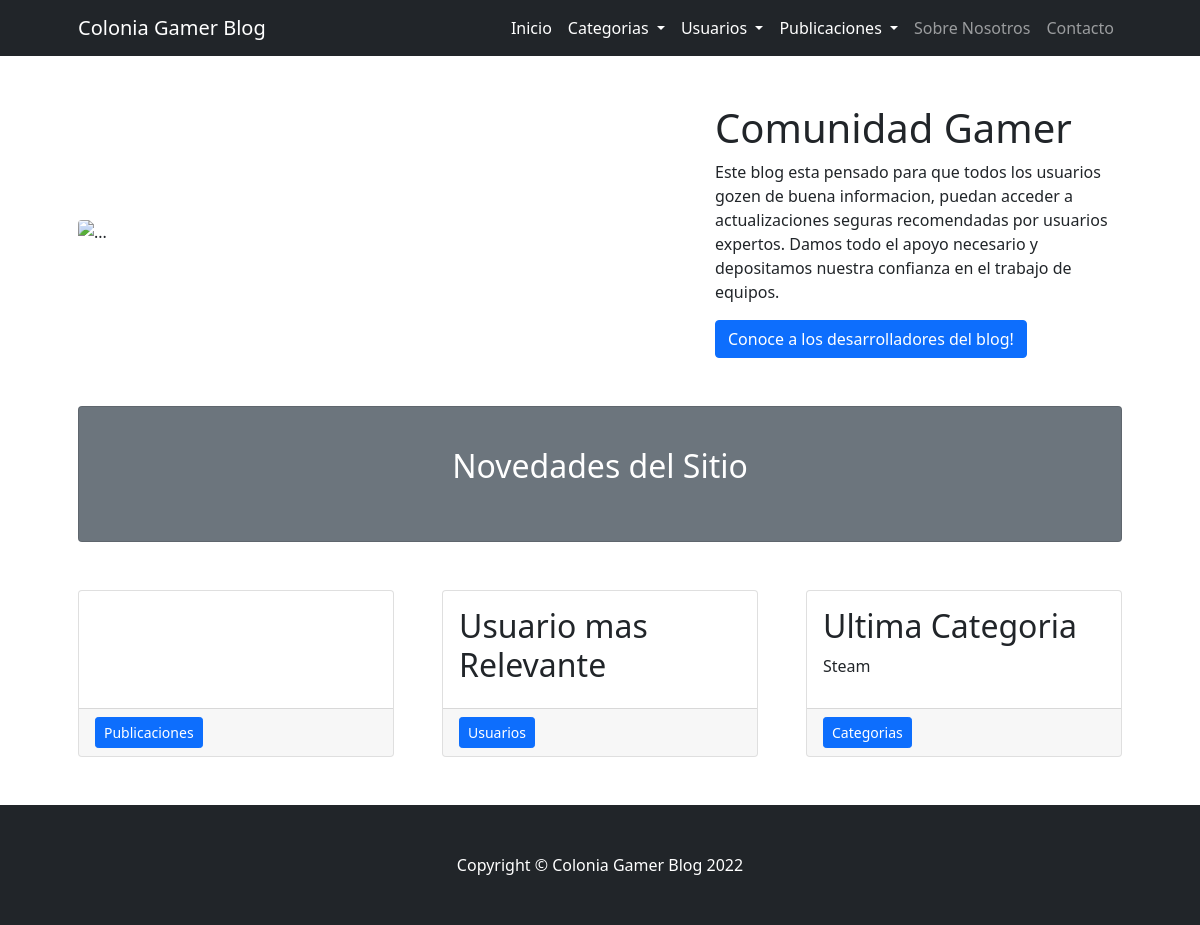
The app's page /, older data.
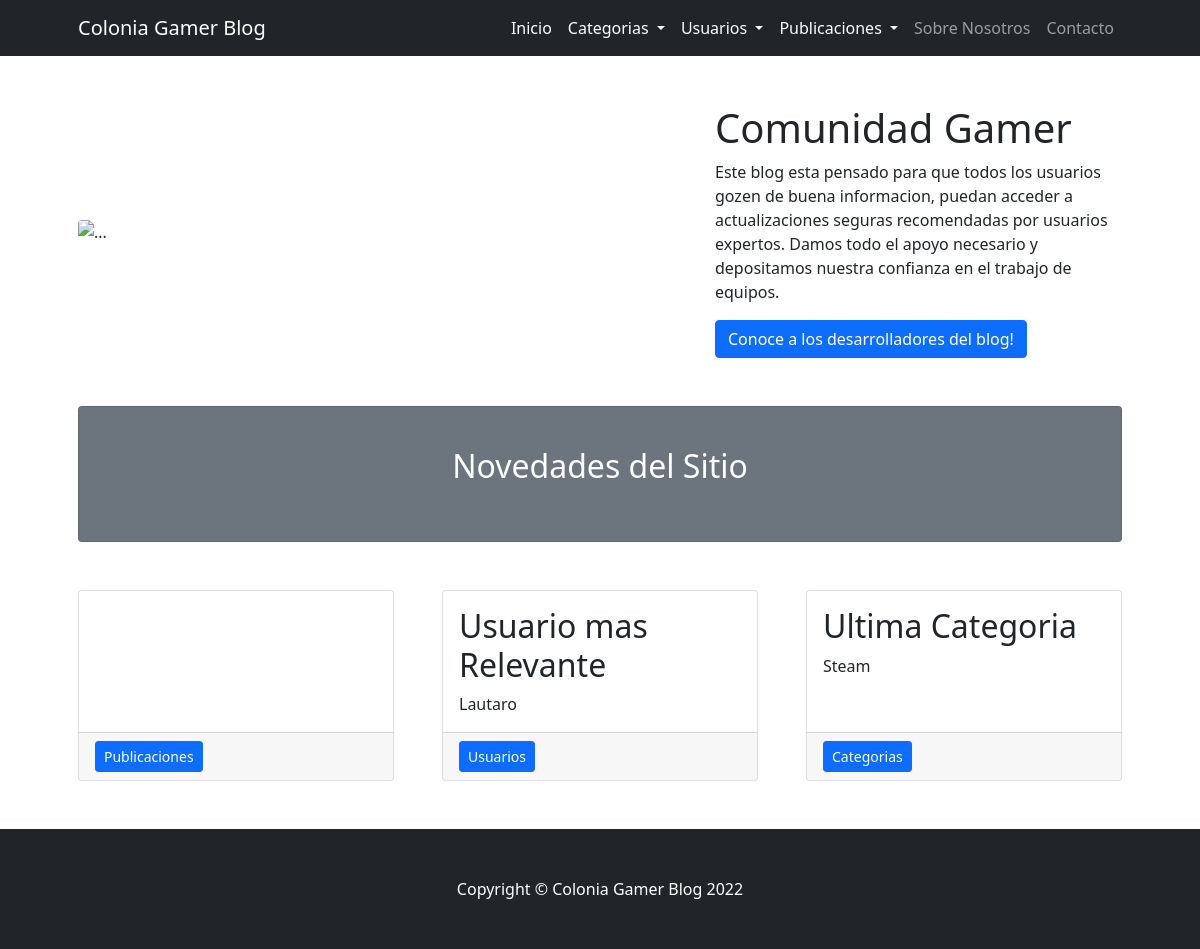
The same page, newer data.
### BlogApp/models.py (models this page shows)
class Categorias(models.Model):
  Rubro = models.CharField(max_length=50)
  Descripcion = models.CharField(max_length=200)

class Usuario(models.Model):
  Nombre= models.CharField(max_length=30)
  Apellido= models.CharField(max_length=30)
  Email=models.EmailField()
  Pais=models.CharField(max_length=30)
  Edad=models.IntegerField()

### BlogApp/views.py (the view)
# urls.py: path("", views.inicio, name="inicio"),
def inicio(request):
  public= Publicacion.objects.all()[:1]
  usuar=Usuario.objects.all()[0:1]
  categ=Categorias.objects.all()[1:2]
  return render(request,"BlogApp/inicio.html",{'public':public,'usuar':usuar,'categ':categ})

### BlogApp/templates/BlogApp/inicio.html (shortened to what this page needs)
{% extends "BlogApp/base.html" %}
{% block contenido %}
<div class="container px-4 px-lg-5">
  <div class="row gx-4 gx-lg-5 align-items-center my-5">
      <div class="col-lg-7"><img class="img-fluid rounded mb-4 mb-lg-0" src="https://goombastomp.com/wp-content/uploads/2019/08/video-game-art.jpg" alt="..." /></div>
      <div class="col-lg-5">
          <h1 class="font-weight-light">Comunidad Gamer</h1>
          <p>Este blog esta pensado para que todos los usuarios gozen de buena informacion, puedan acceder a actualizaciones seguras recomendadas por usuarios expertos. Damos todo el apoyo necesario y depositamos nuestra confianza en el trabajo de equipos.</p>
          <a class="btn btn-primary" href="nosotros">Conoce a los desarrolladores del blog!</a>
      </div>
  </div>
  <div class="card text-white bg-secondary my-5 py-4 text-center">
      <div class="card-body"><p class="text-white m-0"><h2>Novedades del Sitio</h2></p></div>
  </div>
  <div class="row gx-4 gx-lg-5">
      <div class="col-md-4 mb-5">
          <div class="card h-100">
              <div class="card-body">
              </div>
              <div class="card-footer"><a class="btn btn-primary btn-sm" href="publicaciones">Publicaciones</a></div>
          </div>
      </div>
      <div class="col-md-4 mb-5">
          <div class="card h-100">
              <div class="card-body">
                  <h2 class="card-title">Usuario mas Relevante</h2>
                  <p class="card-text">
                    {% for usuario in usuar %}
                    {{usuario.Nombre}}
                    {% endfor %}
                  </p>
              </div>
              <div class="card-footer"><a class="btn btn-primary btn-sm" href="usuarios">Usuarios</a></div>
          </div>
      </div>
      <div class="col-md-4 mb-5">
          <div class="card h-100">
              <div class="card-body">
                  <h2 class="card-title">Ultima Categoria </h2>
                  <p class="card-text">
                    {% for categoria in categ %}
                    {{categoria.Rubro}}
                    {% endfor %}
                  </p>
              </div>
              <div class="card-footer"><a class="btn btn-primary btn-sm" href="categorias">Categorias</a></div>
          </div>
      </div>
  </div>
</div>
{% endblock %}

Row changes from the older to the newer data that the page shows:
added Usuario: Nombre "Lautaro"
